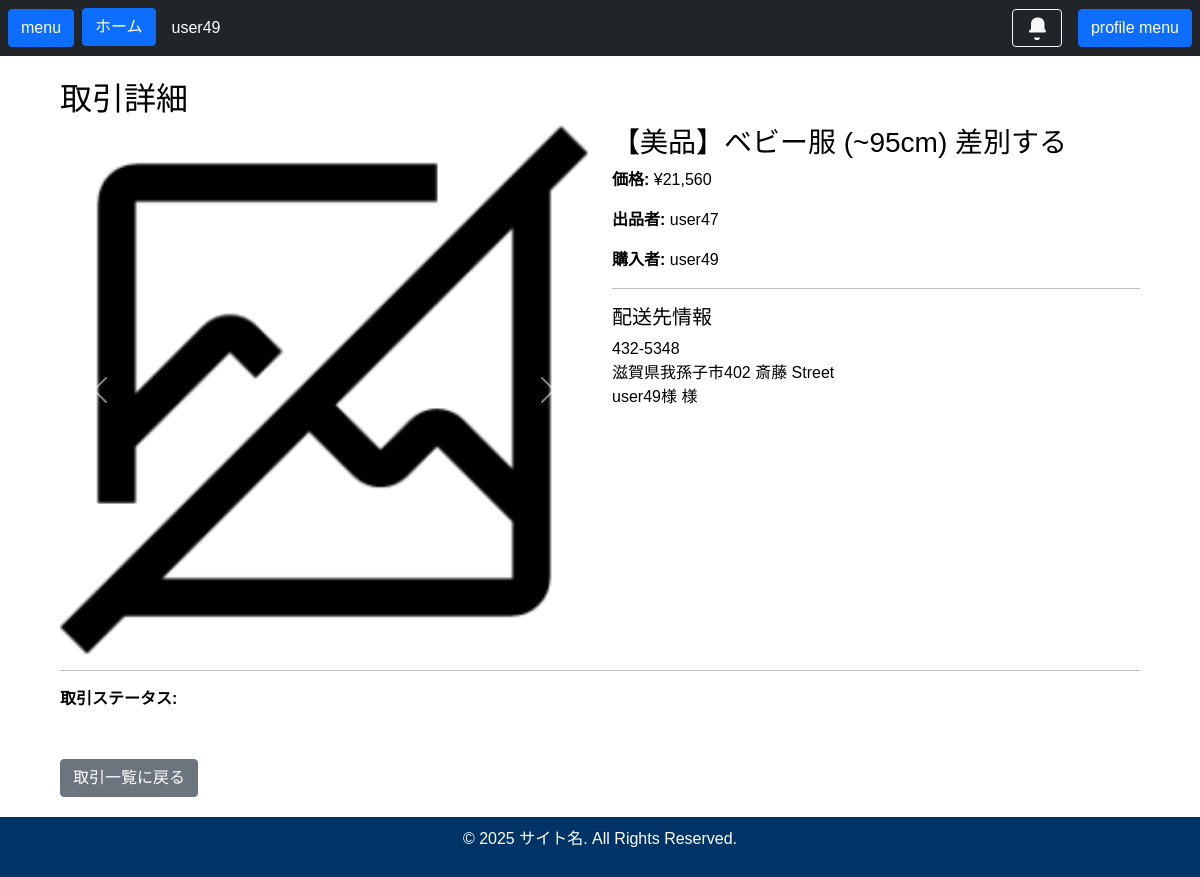
/transactions/2799/ (signed in), run on an earlier commit of the app's database.
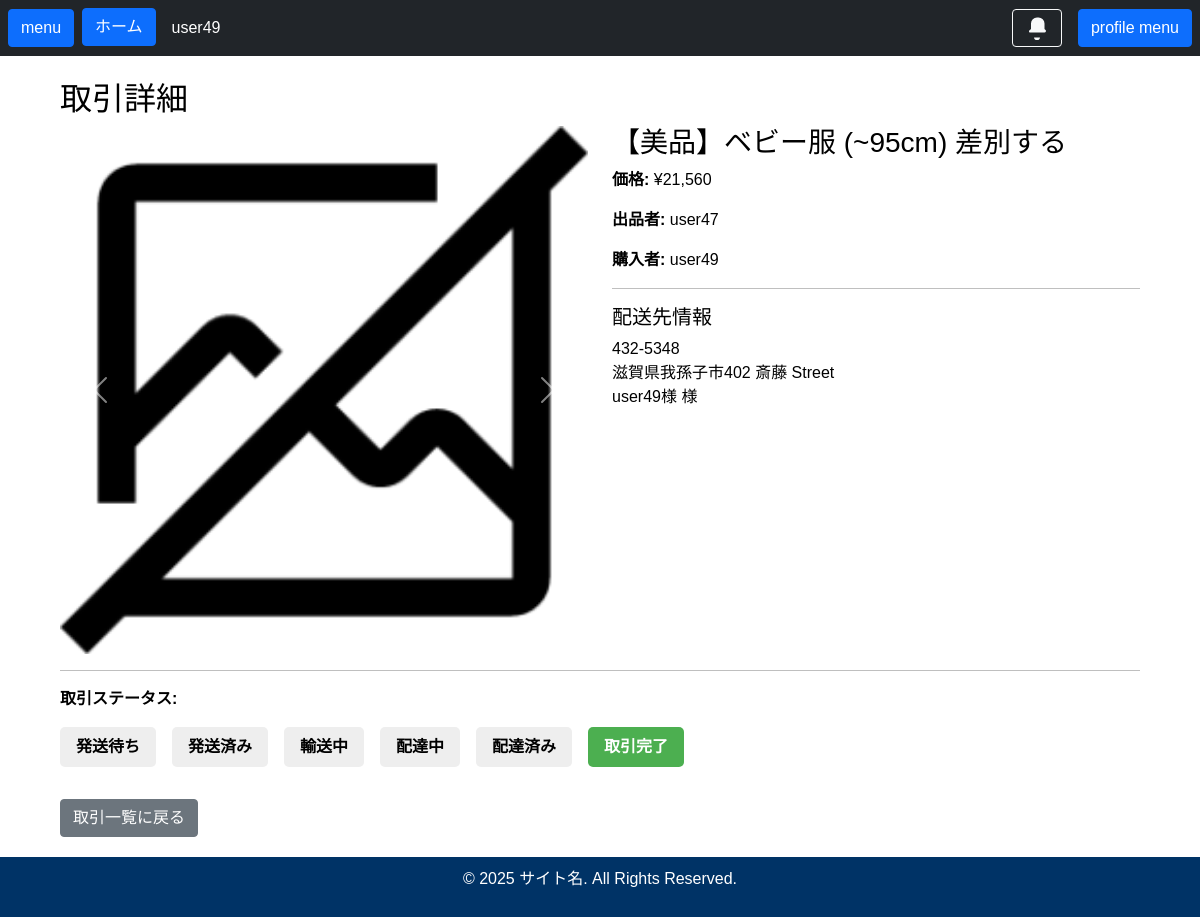
And on a later commit of the database.
### accounts/models.py (models this page shows, shortened)
class CustomUser(AbstractUser):
    role = models.ForeignKey(Role, on_delete=models.PROTECT, verbose_name="役割", null=True, blank=True)
    points = models.PositiveIntegerField("保有ポイント", default=0)
    profile_image = models.ImageField("プロフィール画像", upload_to='profiles/', null=True, blank=True)
    introduction = models.TextField("自己紹介文", max_length=1000, blank=True)
    class Meta:
        verbose_name = 'ユーザー'
        verbose_name_plural = 'ユーザー一覧'

class Address(models.Model):
    user = models.ForeignKey('CustomUser', on_delete=models.CASCADE, related_name='addresses', verbose_name="ユーザー")
    recipient_name = models.CharField("宛名", max_length=100)
    postal_code = models.CharField("郵便番号", max_length=8)
    prefecture = models.CharField("都道府県", max_length=10)
    city = models.CharField("市区町村", max_length=100)
    street_address = models.CharField("番地・ビル名", max_length=255)
    phone_number = models.CharField("電話番号", max_length=15, blank=True, null=True)
    is_default = models.BooleanField("デフォルト設定", default=False)
    class Meta:
        verbose_name = '住所'
        verbose_name_plural = '住所一覧'

### main/models.py (models this page shows, shortened)
class ProductImage(models.Model):
    product = models.ForeignKey(Product, on_delete=models.CASCADE, related_name='images', verbose_name="商品")
    image = models.ImageField("画像", upload_to='products/')
    class Meta:
        verbose_name = '商品画像'
        verbose_name_plural = '商品画像一覧'

class Product(models.Model):
    seller = models.ForeignKey(settings.AUTH_USER_MODEL, on_delete=models.CASCADE, related_name='products', verbose_name="出品者")
    category = models.ForeignKey(Category, on_delete=models.SET_NULL, null=True, blank=True, verbose_name="カテゴリ")
    condition = models.ForeignKey(Condition, on_delete=models.PROTECT, verbose_name="商品状態")
    status = models.ForeignKey(Status, on_delete=models.PROTECT, verbose_name="販売状況")
    name = models.CharField("商品名", max_length=200)
    description = models.TextField("商品説明")
    price = models.PositiveIntegerField("価格")
    created_at = models.DateTimeField("作成日時", auto_now_add=True)
    updated_at = models.DateTimeField("更新日時", auto_now=True)
    class Meta:
        verbose_name = '商品'
        verbose_name_plural = '商品一覧'

class Transaction(models.Model):
    product = models.OneToOneField(Product, on_delete=models.CASCADE, verbose_name="商品")
    buyer = models.ForeignKey(settings.AUTH_USER_MODEL, on_delete=models.SET_NULL, null=True, related_name='transactions', verbose_name="購入者")
    status = models.ForeignKey(TransactionStatus, on_delete=models.PROTECT, verbose_name="取引状況")
    shipping_address = models.ForeignKey('accounts.Address', on_delete=models.PROTECT, verbose_name="配送先住所")
    purchase_price = models.PositiveIntegerField("購入価格")
    platform_fee = models.PositiveIntegerField("手数料", default=0)
    seller_income = models.PositiveIntegerField("出品者利益", default=0)
    created_at = models.DateTimeField("作成日時", auto_now_add=True)
    updated_at = models.DateTimeField("更新日時", auto_now=True)
    class Meta:
        verbose_name = '取引'
        verbose_name_plural = '取引一覧'

class TransactionStatus(models.Model):
    name = models.CharField("状況名（内部用）", max_length=50, unique=True)
    display_name = models.CharField("状況名（表示用）", max_length=50)
    class Meta:
        verbose_name = '取引状況'
        verbose_name_plural = '取引状況マスタ'

### main/views.py (the view)
# urls.py: path('transactions/<int:pk>/', TransactionDetailView.as_view(), name='transaction_detail'),
class TransactionDetailView(LoginRequiredMixin, DetailView):
    model = Transaction  # 操作対象のモデル
    template_name = 'main/transaction_detail.html'  # 使用テンプレート
    context_object_name = 'transaction'  # テンプレートで使うオブジェクト名
    def get_queryset(self):
        return Transaction.objects.select_related(
            'product', 'buyer', 'status', 'shipping_address'
        ).filter(buyer=self.request.user)
    def get_context_data(self, **kwargs):
        context = super().get_context_data(**kwargs)
        transaction = self.object
        context['product'] = transaction.product
        context['images'] = transaction.product.images.all()
        status_list = get_ordered_transaction_statuses()
        context['status_list'] = status_list
        context['current_status_id'] = transaction.status.id
        return context

### main/utils/transaction.py (called while the page is built)
def get_ordered_transaction_statuses():
    transitions = TransactionStatusTransition.objects.all()
    forward_map = {
        t.from_status_id: t.to_status
        for t in transitions if t.from_status_id is not None
    }
    start_transition = transitions.filter(from_status__isnull=True).first()
    if not start_transition:
        return []
    ordered = [start_transition.to_status]
    current = start_transition.to_status
    while current.id in forward_map:
        next_status = forward_map[current.id]
        ordered.append(next_status)
        current = next_status
    return ordered

### main/templates/main/transaction_detail.html (shortened to what this page needs)
{% extends "base.html" %}
{% load static humanize %}
{% block content %}
<div class="container">
    <h2>取引詳細</h2>
    {% if transaction %}
    <div class="row">
        <div class="col-md-6">
            {% if images %}
                <div id="carouselImages" class="carousel slide" data-bs-ride="carousel">
                    <div class="carousel-inner">
                        {% for image in images %}
                        <div class="carousel-item {% if forloop.first %}active{% endif %}">
                            <img src="{{ image.image.url }}" class="d-block w-100" alt="商品画像">
                        </div>
                        {% endfor %}
                    </div>
                    <button class="carousel-control-prev" type="button" data-bs-target="#carouselImages" data-bs-slide="prev">
                        <span class="carousel-control-prev-icon"></span>
                    </button>
                    <button class="carousel-control-next" type="button" data-bs-target="#carouselImages" data-bs-slide="next">
                        <span class="carousel-control-next-icon"></span>
                    </button>
                </div>
            {% else %}
                <p>画像は登録されていません。</p>
            {% endif %}
        </div>
        <div class="col-md-6">
            <h3>{{ product.name }}</h3>
            <p><strong>価格:</strong> ¥{{ transaction.purchase_price|intcomma }}</p>
            <p><strong>出品者:</strong> {{ product.seller.username }}</p>
            <p><strong>購入者:</strong> {{ transaction.buyer.username }}</p>
            <hr>
            <h5>配送先情報</h5>
            <p>{{ transaction.shipping_address.postal_code }}<br>
               {{ transaction.shipping_address.prefecture }}{{ transaction.shipping_address.city }}{{ transaction.shipping_address.street_address }}<br>
               {{ transaction.shipping_address.recipient_name }} 様</p>
        </div>
    </div>
    <hr>
    <p><strong>取引ステータス:</strong>
        <div class="status-progress d-flex gap-3 flex-wrap">
            {% for status in status_list %}
                <div class="step {% if status.id == current_status_id %}active{% endif %}">
                {{ status.display_name }}
                </div>
            {% endfor %}
        </div>
    </p>
    <a href="{% url 'main:transaction_list' %}" class="btn btn-secondary mt-3">
        取引一覧に戻る
    </a>
    {% else %}
        <div class="alert alert-danger">取引情報が見つかりません。</div>
    {% endif %}
</div>
{% endblock %}

### main/templates/base.html (shortened to what this page needs)
<!DOCTYPE html>
<html lang="ja">
<head>
    {% load static %}
    <link href="https://cdn.jsdelivr.net/npm/bootstrap@5.1.0/dist/css/bootstrap.min.css" rel="stylesheet">
    <link href="{% static 'css/myStyles.css' %}" rel="stylesheet">
</head>
<body>
    {% include 'navigation.html' %}
    <div class="container-fluid content-wrapper">
        <div class="row">
            <div class="col-md-12">
                <div class="container-fluid">
                    {% block content %}{% endblock %}
                </div>
            </div>
        </div>
    </div>
    {% include 'footer.html' %}
</body>
</html>

### main/templates/navigation.html (shortened to what this page needs)
<nav class="navbar navbar-expand navbar-dark bg-dark">
    <button class="btn btn-primary mx-2" type="button" data-bs-toggle="offcanvas" data-bs-target="#offcanvasExample" aria-controls="offcanvasExample">
        menu
    </button>
    <div class="collapse navbar-collapse" id="navbarNav">
        <ul class="navbar-nav">
            <li class="nav-item active">
                <a class="btn btn-primary" href="/">ホーム</a>
            </li>
            <li class="nav-item active">
                {% if user.is_authenticated %}
                    <p class="text-white font-weight-bold px-3 py-2 text-center mb-0" style="font-size: 16px;">
                        <a href="" class="text-white text-decoration-none">{{ user.username }}</a>
                    </p>
                {% else %}
                    <p class="text-white font-weight-bold px-3 py-2 text-center mb-0" style="font-size: 16px;">
                        <a href="{% url 'accounts:login' %}" class="text-white text-decoration-none">ログインしてください</a>
                    </p>
                {% endif %}
            </li>
        </ul>
    </div>
    <div class="d-flex align-items-center me-2">
        <a href="{% url 'main:notification_list' %}" class="btn btn-outline-light position-relative" title="通知">
        </a>
    </div>
    <button class="btn btn-primary mx-2" type="button" data-bs-toggle="offcanvas" data-bs-target="#offcanvasRight" aria-controls="offcanvasRight">
        profile menu
    </button>
</nav>

### main/templates/footer.html
<div class="footer">
    <p>&copy; 2025 サイト名. All Rights Reserved.</p>
</div>

### static/css/myStyles.css (style rules this page uses)
body { font-family: Arial, sans-serif; background-color: white; color: black; }
.navbar, .navbar-nav .nav-link { background-color: #003366; }
.footer { background-color: #003366; position: fixed; bottom: 0; width: 100%; color: white; text-align: center; padding: 10px 0; }
body { display: flex; flex-direction: column; min-height: 100vh; }
.content-wrapper { padding-top: 70px; }
.navbar { position: fixed; top: 0; left: 0; right: 0; z-index: 1000; }
body .container-fluid { padding-top: 40px !important; padding-bottom: 40px !important; }

### main/templates/main/transaction_detail.html (style rules this page uses)
.step { padding: 8px 16px; background-color: #eee; border-radius: 5px; font-weight: bold; }
.step.active { background-color: #4caf50; color: white; }

What changed in the data, as far as the page shows it:
now on this page (row unchanged): TransactionStatus: display_name "発送待ち"
added TransactionStatus: display_name "発送済み"
added TransactionStatus: display_name "輸送中"
added TransactionStatus: display_name "配達中"
added TransactionStatus: display_name "配達済み"
now on this page (row unchanged): TransactionStatus: display_name "取引完了"
